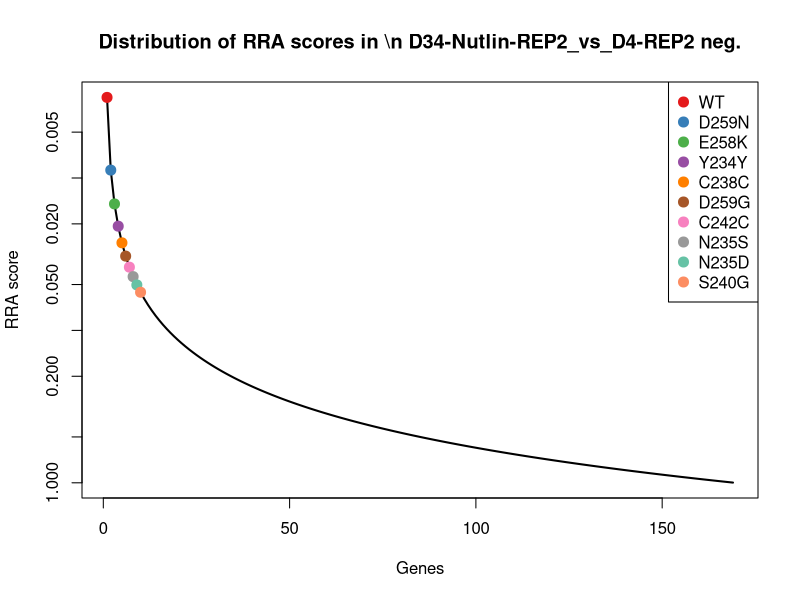
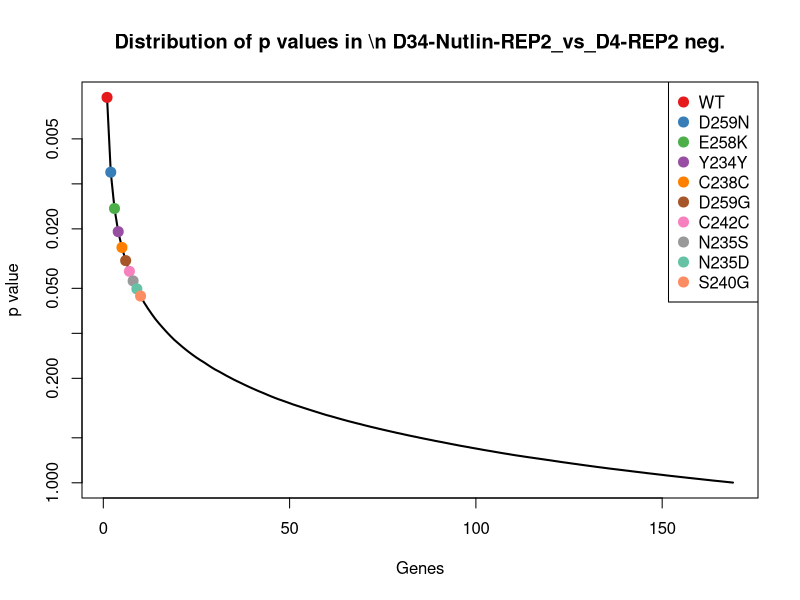
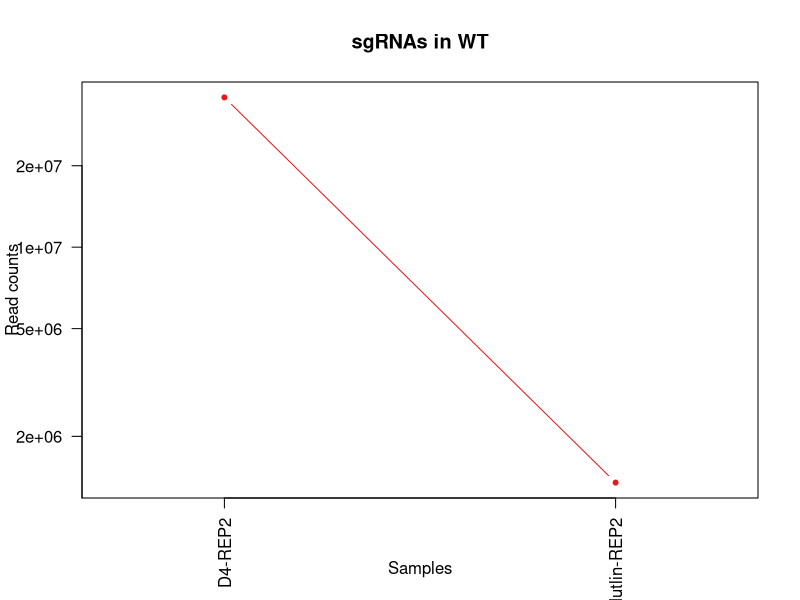
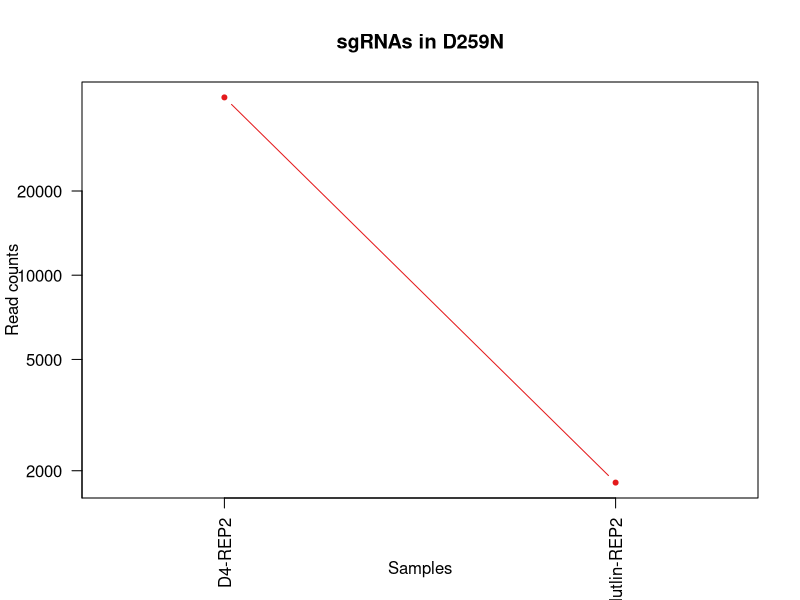
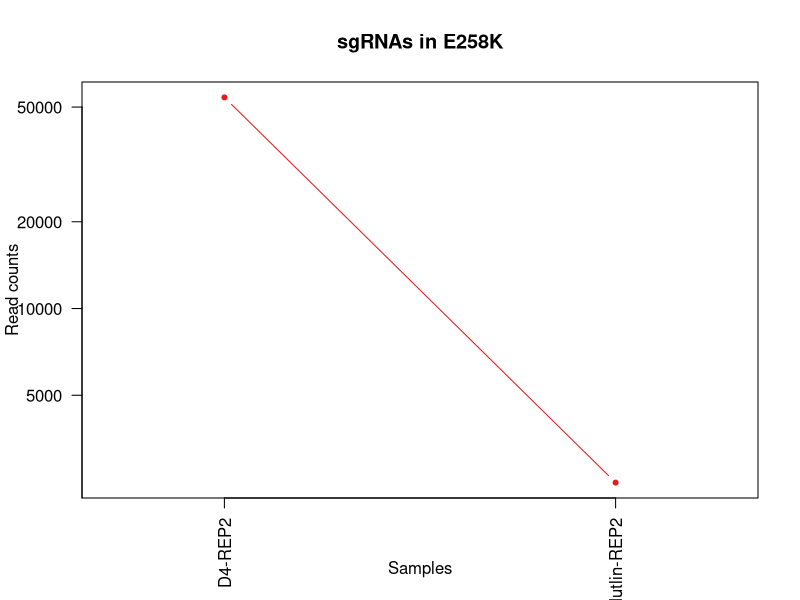
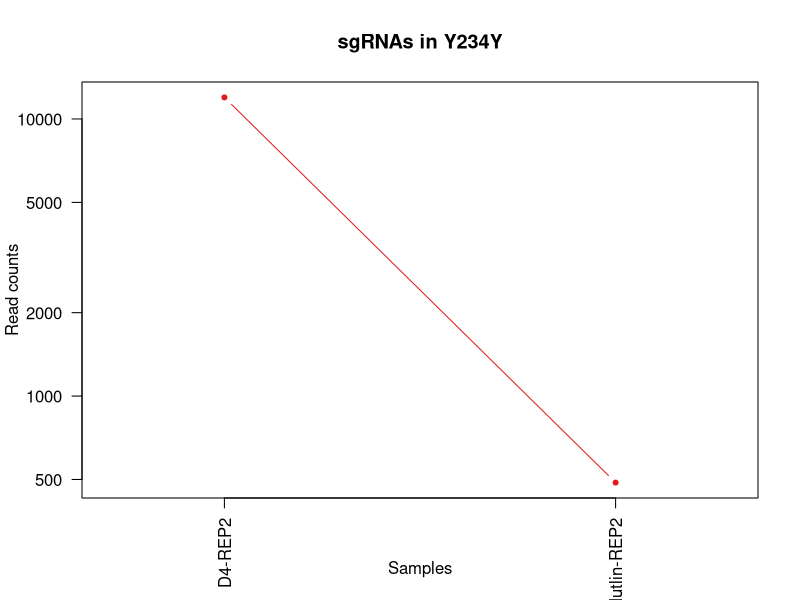
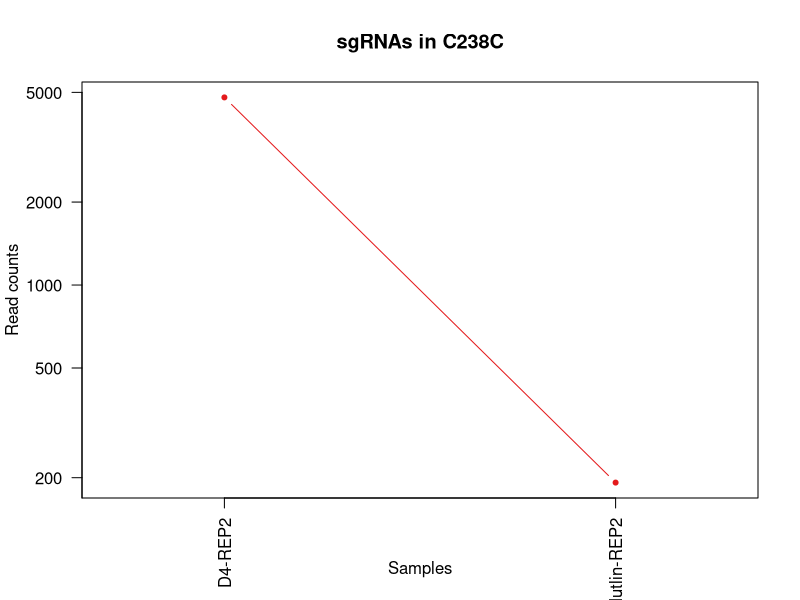
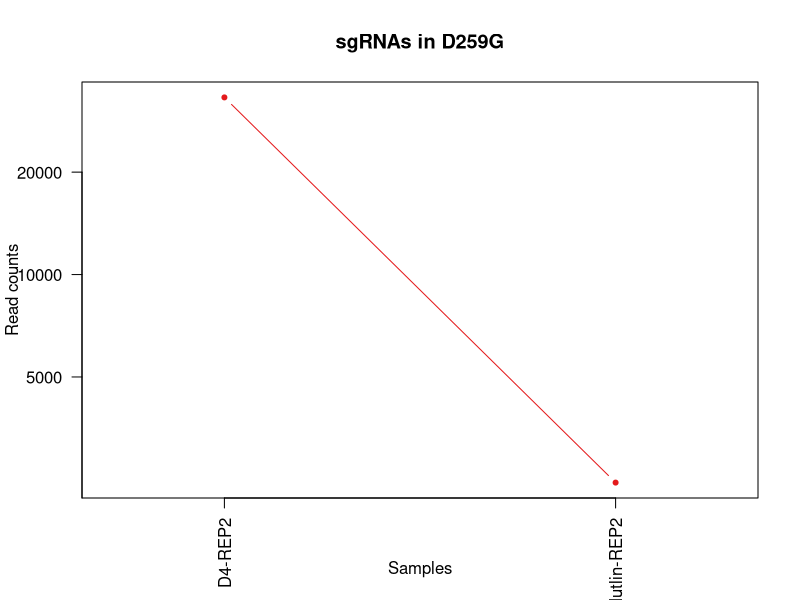

R code for these plots, in order: (Note: this script raises an error after producing the figures.)
pdf(file='amp2_D34_NUT_D4_endogenous.pdf',width=4.5,height=4.5);
gstable=read.table('amp2_D34_NUT_D4_endogenous.gene_summary.txt',header=T)
# 
#
# parameters
# Do not modify the variables beginning with "__"

# gstablename='__GENE_SUMMARY_FILE__'
startindex=3
# outputfile='__OUTPUT_FILE__'
targetgenelist=c("WT","D259N","E258K","Y234Y","C238C","D259G","C242C","N235S","N235D","S240G")
# samplelabel=sub('.\\w+.\\w+$','',colnames(gstable)[startindex]);
samplelabel='D34-Nutlin-REP2_vs_D4-REP2 neg.'


# You need to write some codes in front of this code:
# gstable=read.table(gstablename,header=T)
# pdf(file=outputfile,width=6,height=6)


# set up color using RColorBrewer
#library(RColorBrewer)
#colors <- brewer.pal(length(targetgenelist), "Set1")

colors=c( "#E41A1C", "#377EB8", "#4DAF4A", "#984EA3", "#FF7F00",  "#A65628", "#F781BF",
          "#999999", "#66C2A5", "#FC8D62", "#8DA0CB", "#E78AC3", "#A6D854", "#FFD92F", "#E5C494", "#B3B3B3", 
          "#8DD3C7", "#FFFFB3", "#BEBADA", "#FB8072", "#80B1D3", "#FDB462", "#B3DE69", "#FCCDE5",
          "#D9D9D9", "#BC80BD", "#CCEBC5", "#FFED6F")

######
# function definition

plotrankedvalues<-function(val, tglist, ...){
  
  plot(val,log='y',ylim=c(max(val),min(val)),type='l',lwd=2, ...)
  if(length(tglist)>0){
    for(i in 1:length(tglist)){
      targetgene=tglist[i];
      tx=which(names(val)==targetgene);ty=val[targetgene];
      points(tx,ty,col=colors[(i %% length(colors)) ],cex=2,pch=20)
      # text(tx+50,ty,targetgene,col=colors[i])
    }
    legend('topright',tglist,pch=20,pt.cex = 2,cex=1,col=colors)
  }
}



plotrandvalues<-function(val,targetgenelist, ...){
  # choose the one with the best distance distribution
  
  mindiffvalue=0;
  randval=val;
  for(i in 1:20){
    randval0=sample(val)
    vindex=sort(which(names(randval0) %in% targetgenelist))
    if(max(vindex)>0.9*length(val)){
      # print('pass...')
      next;
    }
    mindiffind=min(diff(vindex));
    if (mindiffind > mindiffvalue){
      mindiffvalue=mindiffind;
      randval=randval0;
      # print(paste('Diff: ',mindiffvalue))
    }
  }
  plot(randval,log='y',ylim=c(max(randval),min(randval)),pch=20,col='grey', ...)
  
  if(length(targetgenelist)>0){
    for(i in 1:length(targetgenelist)){
      targetgene=targetgenelist[i];
      tx=which(names(randval)==targetgene);ty=randval[targetgene];
      points(tx,ty,col=colors[(i %% length(colors)) ],cex=2,pch=20)
      text(tx+50,ty,targetgene,col=colors[i])
    }
  }
  
}




# set.seed(1235)



pvec=gstable[,startindex]
names(pvec)=gstable[,'id']
pvec=sort(pvec);

plotrankedvalues(pvec,targetgenelist,xlab='Genes',ylab='RRA score',main=paste('Distribution of RRA scores in \\n',samplelabel))

# plotrandvalues(pvec,targetgenelist,xlab='Genes',ylab='RRA score',main=paste('Distribution of RRA scores in \\n',samplelabel))


pvec=gstable[,startindex+1]
names(pvec)=gstable[,'id']
pvec=sort(pvec);

plotrankedvalues(pvec,targetgenelist,xlab='Genes',ylab='p value',main=paste('Distribution of p values in \\n',samplelabel))

# plotrandvalues(pvec,targetgenelist,xlab='Genes',ylab='p value',main=paste('Distribution of p values in \\n',samplelabel))



# you need to write after this code:
# dev.off()






# parameters
# Do not modify the variables beginning with "__"
targetmat=list(c(35768412.32396026,1349002.1049511402))
targetgene="WT"
collabel=c("D4-REP2","D34-Nutlin-REP2")

# set up color using RColorBrewer
#library(RColorBrewer)
#colors <- brewer.pal(length(targetgenelist), "Set1")

colors=c( "#E41A1C", "#377EB8", "#4DAF4A", "#984EA3", "#FF7F00",  "#A65628", "#F781BF",
          "#999999", "#66C2A5", "#FC8D62", "#8DA0CB", "#E78AC3", "#A6D854", "#FFD92F", "#E5C494", "#B3B3B3", 
          "#8DD3C7", "#FFFFB3", "#BEBADA", "#FB8072", "#80B1D3", "#FDB462", "#B3DE69", "#FCCDE5",
          "#D9D9D9", "#BC80BD", "#CCEBC5", "#FFED6F")


## code

targetmatvec=unlist(targetmat)+1
yrange=range(targetmatvec[targetmatvec>0]);
# yrange[1]=1; # set the minimum value to 1
for(i in 1:length(targetmat)){
  vali=targetmat[[i]]+1;
  if(i==1){
    plot(1:length(vali),vali,type='b',las=1,pch=20,main=paste('sgRNAs in',targetgene),ylab='Read counts',xlab='Samples',xlim=c(0.7,length(vali)+0.3),ylim = yrange,col=colors[(i %% length(colors))],xaxt='n',log='y')
    axis(1,at=1:length(vali),labels=(collabel),las=2)
    # lines(0:100,rep(1,101),col='black');
  }else{
    lines(1:length(vali),vali,type='b',pch=20,col=colors[(i %% length(colors))])
  }
}




# parameters
# Do not modify the variables beginning with "__"
targetmat=list(c(43217.15108540878,1813.0829407027904))
targetgene="D259N"
collabel=c("D4-REP2","D34-Nutlin-REP2")

# set up color using RColorBrewer
#library(RColorBrewer)
#colors <- brewer.pal(length(targetgenelist), "Set1")

colors=c( "#E41A1C", "#377EB8", "#4DAF4A", "#984EA3", "#FF7F00",  "#A65628", "#F781BF",
          "#999999", "#66C2A5", "#FC8D62", "#8DA0CB", "#E78AC3", "#A6D854", "#FFD92F", "#E5C494", "#B3B3B3", 
          "#8DD3C7", "#FFFFB3", "#BEBADA", "#FB8072", "#80B1D3", "#FDB462", "#B3DE69", "#FCCDE5",
          "#D9D9D9", "#BC80BD", "#CCEBC5", "#FFED6F")


## code

targetmatvec=unlist(targetmat)+1
yrange=range(targetmatvec[targetmatvec>0]);
# yrange[1]=1; # set the minimum value to 1
for(i in 1:length(targetmat)){
  vali=targetmat[[i]]+1;
  if(i==1){
    plot(1:length(vali),vali,type='b',las=1,pch=20,main=paste('sgRNAs in',targetgene),ylab='Read counts',xlab='Samples',xlim=c(0.7,length(vali)+0.3),ylim = yrange,col=colors[(i %% length(colors))],xaxt='n',log='y')
    axis(1,at=1:length(vali),labels=(collabel),las=2)
    # lines(0:100,rep(1,101),col='black');
  }else{
    lines(1:length(vali),vali,type='b',pch=20,col=colors[(i %% length(colors))])
  }
}




# parameters
# Do not modify the variables beginning with "__"
targetmat=list(c(54015.283346857694,2487.709761557983))
targetgene="E258K"
collabel=c("D4-REP2","D34-Nutlin-REP2")

# set up color using RColorBrewer
#library(RColorBrewer)
#colors <- brewer.pal(length(targetgenelist), "Set1")

colors=c( "#E41A1C", "#377EB8", "#4DAF4A", "#984EA3", "#FF7F00",  "#A65628", "#F781BF",
          "#999999", "#66C2A5", "#FC8D62", "#8DA0CB", "#E78AC3", "#A6D854", "#FFD92F", "#E5C494", "#B3B3B3", 
          "#8DD3C7", "#FFFFB3", "#BEBADA", "#FB8072", "#80B1D3", "#FDB462", "#B3DE69", "#FCCDE5",
          "#D9D9D9", "#BC80BD", "#CCEBC5", "#FFED6F")


## code

targetmatvec=unlist(targetmat)+1
yrange=range(targetmatvec[targetmatvec>0]);
# yrange[1]=1; # set the minimum value to 1
for(i in 1:length(targetmat)){
  vali=targetmat[[i]]+1;
  if(i==1){
    plot(1:length(vali),vali,type='b',las=1,pch=20,main=paste('sgRNAs in',targetgene),ylab='Read counts',xlab='Samples',xlim=c(0.7,length(vali)+0.3),ylim = yrange,col=colors[(i %% length(colors))],xaxt='n',log='y')
    axis(1,at=1:length(vali),labels=(collabel),las=2)
    # lines(0:100,rep(1,101),col='black');
  }else{
    lines(1:length(vali),vali,type='b',pch=20,col=colors[(i %% length(colors))])
  }
}




# parameters
# Do not modify the variables beginning with "__"
targetmat=list(c(11960.839687624688,486.2545672756814))
targetgene="Y234Y"
collabel=c("D4-REP2","D34-Nutlin-REP2")

# set up color using RColorBrewer
#library(RColorBrewer)
#colors <- brewer.pal(length(targetgenelist), "Set1")

colors=c( "#E41A1C", "#377EB8", "#4DAF4A", "#984EA3", "#FF7F00",  "#A65628", "#F781BF",
          "#999999", "#66C2A5", "#FC8D62", "#8DA0CB", "#E78AC3", "#A6D854", "#FFD92F", "#E5C494", "#B3B3B3", 
          "#8DD3C7", "#FFFFB3", "#BEBADA", "#FB8072", "#80B1D3", "#FDB462", "#B3DE69", "#FCCDE5",
          "#D9D9D9", "#BC80BD", "#CCEBC5", "#FFED6F")


## code

targetmatvec=unlist(targetmat)+1
yrange=range(targetmatvec[targetmatvec>0]);
# yrange[1]=1; # set the minimum value to 1
for(i in 1:length(targetmat)){
  vali=targetmat[[i]]+1;
  if(i==1){
    plot(1:length(vali),vali,type='b',las=1,pch=20,main=paste('sgRNAs in',targetgene),ylab='Read counts',xlab='Samples',xlim=c(0.7,length(vali)+0.3),ylim = yrange,col=colors[(i %% length(colors))],xaxt='n',log='y')
    axis(1,at=1:length(vali),labels=(collabel),las=2)
    # lines(0:100,rep(1,101),col='black');
  }else{
    lines(1:length(vali),vali,type='b',pch=20,col=colors[(i %% length(colors))])
  }
}




# parameters
# Do not modify the variables beginning with "__"
targetmat=list(c(4793.090378023434,190.98853487922614))
targetgene="C238C"
collabel=c("D4-REP2","D34-Nutlin-REP2")

# set up color using RColorBrewer
#library(RColorBrewer)
#colors <- brewer.pal(length(targetgenelist), "Set1")

colors=c( "#E41A1C", "#377EB8", "#4DAF4A", "#984EA3", "#FF7F00",  "#A65628", "#F781BF",
          "#999999", "#66C2A5", "#FC8D62", "#8DA0CB", "#E78AC3", "#A6D854", "#FFD92F", "#E5C494", "#B3B3B3", 
          "#8DD3C7", "#FFFFB3", "#BEBADA", "#FB8072", "#80B1D3", "#FDB462", "#B3DE69", "#FCCDE5",
          "#D9D9D9", "#BC80BD", "#CCEBC5", "#FFED6F")


## code

targetmatvec=unlist(targetmat)+1
yrange=range(targetmatvec[targetmatvec>0]);
# yrange[1]=1; # set the minimum value to 1
for(i in 1:length(targetmat)){
  vali=targetmat[[i]]+1;
  if(i==1){
    plot(1:length(vali),vali,type='b',las=1,pch=20,main=paste('sgRNAs in',targetgene),ylab='Read counts',xlab='Samples',xlim=c(0.7,length(vali)+0.3),ylim = yrange,col=colors[(i %% length(colors))],xaxt='n',log='y')
    axis(1,at=1:length(vali),labels=(collabel),las=2)
    # lines(0:100,rep(1,101),col='black');
  }else{
    lines(1:length(vali),vali,type='b',pch=20,col=colors[(i %% length(colors))])
  }
}




# parameters
# Do not modify the variables beginning with "__"
targetmat=list(c(33168.62314107084,2445.10175181976))
targetgene="D259G"
collabel=c("D4-REP2","D34-Nutlin-REP2")

# set up color using RColorBrewer
#library(RColorBrewer)
#colors <- brewer.pal(length(targetgenelist), "Set1")

colors=c( "#E41A1C", "#377EB8", "#4DAF4A", "#984EA3", "#FF7F00",  "#A65628", "#F781BF",
          "#999999", "#66C2A5", "#FC8D62", "#8DA0CB", "#E78AC3", "#A6D854", "#FFD92F", "#E5C494", "#B3B3B3", 
          "#8DD3C7", "#FFFFB3", "#BEBADA", "#FB8072", "#80B1D3", "#FDB462", "#B3DE69", "#FCCDE5",
          "#D9D9D9", "#BC80BD", "#CCEBC5", "#FFED6F")


## code

targetmatvec=unlist(targetmat)+1
yrange=range(targetmatvec[targetmatvec>0]);
# yrange[1]=1; # set the minimum value to 1
for(i in 1:length(targetmat)){
  vali=targetmat[[i]]+1;
  if(i==1){
    plot(1:length(vali),vali,type='b',las=1,pch=20,main=paste('sgRNAs in',targetgene),ylab='Read counts',xlab='Samples',xlim=c(0.7,length(vali)+0.3),ylim = yrange,col=colors[(i %% length(colors))],xaxt='n',log='y')
    axis(1,at=1:length(vali),labels=(collabel),las=2)
    # lines(0:100,rep(1,101),col='black');
  }else{
    lines(1:length(vali),vali,type='b',pch=20,col=colors[(i %% length(colors))])
  }
}




# parameters
# Do not modify the variables beginning with "__"
targetmat=list(c(5777.971962548797,303.11487629560156))
targetgene="C242C"
collabel=c("D4-REP2","D34-Nutlin-REP2")

# set up color using RColorBrewer
#library(RColorBrewer)
#colors <- brewer.pal(length(targetgenelist), "Set1")

colors=c( "#E41A1C", "#377EB8", "#4DAF4A", "#984EA3", "#FF7F00",  "#A65628", "#F781BF",
          "#999999", "#66C2A5", "#FC8D62", "#8DA0CB", "#E78AC3", "#A6D854", "#FFD92F", "#E5C494", "#B3B3B3", 
          "#8DD3C7", "#FFFFB3", "#BEBADA", "#FB8072", "#80B1D3", "#FDB462", "#B3DE69", "#FCCDE5",
          "#D9D9D9", "#BC80BD", "#CCEBC5", "#FFED6F")


## code

targetmatvec=unlist(targetmat)+1
yrange=range(targetmatvec[targetmatvec>0]);
# yrange[1]=1; # set the minimum value to 1
for(i in 1:length(targetmat)){
  vali=targetmat[[i]]+1;
  if(i==1){
    plot(1:length(vali),vali,type='b',las=1,pch=20,main=paste('sgRNAs in',targetgene),ylab='Read counts',xlab='Samples',xlim=c(0.7,length(vali)+0.3),ylim = yrange,col=colors[(i %% length(colors))],xaxt='n',log='y')
    axis(1,at=1:length(vali),labels=(collabel),las=2)
    # lines(0:100,rep(1,101),col='black');
  }else{
    lines(1:length(vali),vali,type='b',pch=20,col=colors[(i %% length(colors))])
  }
}




# parameters
# Do not modify the variables beginning with "__"
targetmat=list(c(5124.120021711125,303.11487629560156))
targetgene="N235S"
collabel=c("D4-REP2","D34-Nutlin-REP2")

# set up color using RColorBrewer
#library(RColorBrewer)
#colors <- brewer.pal(length(targetgenelist), "Set1")

colors=c( "#E41A1C", "#377EB8", "#4DAF4A", "#984EA3", "#FF7F00",  "#A65628", "#F781BF",
          "#999999", "#66C2A5", "#FC8D62", "#8DA0CB", "#E78AC3", "#A6D854", "#FFD92F", "#E5C494", "#B3B3B3", 
          "#8DD3C7", "#FFFFB3", "#BEBADA", "#FB8072", "#80B1D3", "#FDB462", "#B3DE69", "#FCCDE5",
          "#D9D9D9", "#BC80BD", "#CCEBC5", "#FFED6F")


## code

targetmatvec=unlist(targetmat)+1
yrange=range(targetmatvec[targetmatvec>0]);
# yrange[1]=1; # set the minimum value to 1
for(i in 1:length(targetmat)){
  vali=targetmat[[i]]+1;
  if(i==1){
    plot(1:length(vali),vali,type='b',las=1,pch=20,main=paste('sgRNAs in',targetgene),ylab='Read counts',xlab='Samples',xlim=c(0.7,length(vali)+0.3),ylim = yrange,col=colors[(i %% length(colors))],xaxt='n',log='y')
    axis(1,at=1:length(vali),labels=(collabel),las=2)
    # lines(0:100,rep(1,101),col='black');
  }else{
    lines(1:length(vali),vali,type='b',pch=20,col=colors[(i %% length(colors))])
  }
}




# parameters
# Do not modify the variables beginning with "__"
targetmat=list(c(4650.829704703104,292.64975109673986))
targetgene="N235D"
collabel=c("D4-REP2","D34-Nutlin-REP2")

# set up color using RColorBrewer
#library(RColorBrewer)
#colors <- brewer.pal(length(targetgenelist), "Set1")

colors=c( "#E41A1C", "#377EB8", "#4DAF4A", "#984EA3", "#FF7F00",  "#A65628", "#F781BF",
          "#999999", "#66C2A5", "#FC8D62", "#8DA0CB", "#E78AC3", "#A6D854", "#FFD92F", "#E5C494", "#B3B3B3", 
          "#8DD3C7", "#FFFFB3", "#BEBADA", "#FB8072", "#80B1D3", "#FDB462", "#B3DE69", "#FCCDE5",
          "#D9D9D9", "#BC80BD", "#CCEBC5", "#FFED6F")


## code

targetmatvec=unlist(targetmat)+1
yrange=range(targetmatvec[targetmatvec>0]);
# yrange[1]=1; # set the minimum value to 1
for(i in 1:length(targetmat)){
  vali=targetmat[[i]]+1;
  if(i==1){
    plot(1:length(vali),vali,type='b',las=1,pch=20,main=paste('sgRNAs in',targetgene),ylab='Read counts',xlab='Samples',xlim=c(0.7,length(vali)+0.3),ylim = yrange,col=colors[(i %% length(colors))],xaxt='n',log='y')
    axis(1,at=1:length(vali),labels=(collabel),las=2)
    # lines(0:100,rep(1,101),col='black');
  }else{
    lines(1:length(vali),vali,type='b',pch=20,col=colors[(i %% length(colors))])
  }
}




# parameters
# Do not modify the variables beginning with "__"
targetmat=list(c(3460.7644567349566,209.30250397723412))
targetgene="S240G"
collabel=c("D4-REP2","D34-Nutlin-REP2")

# set up color using RColorBrewer
#library(RColorBrewer)
#colors <- brewer.pal(length(targetgenelist), "Set1")

colors=c( "#E41A1C", "#377EB8", "#4DAF4A", "#984EA3", "#FF7F00",  "#A65628", "#F781BF",
          "#999999", "#66C2A5", "#FC8D62", "#8DA0CB", "#E78AC3", "#A6D854", "#FFD92F", "#E5C494", "#B3B3B3", 
          "#8DD3C7", "#FFFFB3", "#BEBADA", "#FB8072", "#80B1D3", "#FDB462", "#B3DE69", "#FCCDE5",
          "#D9D9D9", "#BC80BD", "#CCEBC5", "#FFED6F")


## code

targetmatvec=unlist(targetmat)+1
yrange=range(targetmatvec[targetmatvec>0]);
# yrange[1]=1; # set the minimum value to 1
for(i in 1:length(targetmat)){
  vali=targetmat[[i]]+1;
  if(i==1){
    plot(1:length(vali),vali,type='b',las=1,pch=20,main=paste('sgRNAs in',targetgene),ylab='Read counts',xlab='Samples',xlim=c(0.7,length(vali)+0.3),ylim = yrange,col=colors[(i %% length(colors))],xaxt='n',log='y')
    axis(1,at=1:length(vali),labels=(collabel),las=2)
    # lines(0:100,rep(1,101),col='black');
  }else{
    lines(1:length(vali),vali,type='b',pch=20,col=colors[(i %% length(colors))])
  }
}



# 
#
# parameters
# Do not modify the variables beginning with "__"

# gstablename='__GENE_SUMMARY_FILE__'
startindex=9
# outputfile='__OUTPUT_FILE__'
targetgenelist=c("N235YfsTer392","N239SfsTer391","L252IfsTer391","I255TfsTer90","N239_S240insR","N239VfsTer7","L252IfsTer390","I255SfsTer90","G244NfsTer390","R248G")
# samplelabel=sub('.\\w+.\\w+$','',colnames(gstable)[startindex]);
samplelabel='D34-Nutlin-REP2_vs_D4-REP2 pos.'


# You need to write some codes in front of this code:
# gstable=read.table(gstablename,header=T)
# pdf(file=outputfile,width=6,height=6)


# set up color using RColorBrewer
#library(RColorBrewer)
#colors <- brewer.pal(length(targetgenelist), "Set1")

colors=c( "#E41A1C", "#377EB8", "#4DAF4A", "#984EA3", "#FF7F00",  "#A65628", "#F781BF",
          "#999999", "#66C2A5", "#FC8D62", "#8DA0CB", "#E78AC3", "#A6D854", "#FFD92F", "#E5C494", "#B3B3B3", 
          "#8DD3C7", "#FFFFB3", "#BEBADA", "#FB8072", "#80B1D3", "#FDB462", "#B3DE69", "#FCCDE5",
          "#D9D9D9", "#BC80BD", "#CCEBC5", "#FFED6F")

######
# function definition

plotrankedvalues<-function(val, tglist, ...){
  
  plot(val,log='y',ylim=c(max(val),min(val)),type='l',lwd=2, ...)
  if(length(tglist)>0){
    for(i in 1:length(tglist)){
      targetgene=tglist[i];
      tx=which(names(val)==targetgene);ty=val[targetgene];
      points(tx,ty,col=colors[(i %% length(colors)) ],cex=2,pch=20)
      # text(tx+50,ty,targetgene,col=colors[i])
    }
    legend('topright',tglist,pch=20,pt.cex = 2,cex=1,col=colors)
  }
}



plotrandvalues<-function(val,targetgenelist, ...){
  # choose the one with the best distance distribution
  
  mindiffvalue=0;
  randval=val;
  for(i in 1:20){
    randval0=sample(val)
    vindex=sort(which(names(randval0) %in% targetgenelist))
    if(max(vindex)>0.9*length(val)){
      # print('pass...')
      next;
    }
    mindiffind=min(diff(vindex));
    if (mindiffind > mindiffvalue){
      mindiffvalue=mindiffind;
      randval=randval0;
      # print(paste('Diff: ',mindiffvalue))
    }
  }
  plot(randval,log='y',ylim=c(max(randval),min(randval)),pch=20,col='grey', ...)
  
  if(length(targetgenelist)>0){
    for(i in 1:length(targetgenelist)){
      targetgene=targetgenelist[i];
      tx=which(names(randval)==targetgene);ty=randval[targetgene];
      points(tx,ty,col=colors[(i %% length(colors)) ],cex=2,pch=20)
      text(tx+50,ty,targetgene,col=colors[i])
    }
  }
  
}




# set.seed(1235)



pvec=gstable[,startindex]
names(pvec)=gstable[,'id']
pvec=sort(pvec);

plotrankedvalues(pvec,targetgenelist,xlab='Genes',ylab='RRA score',main=paste('Distribution of RRA scores in \\n',samplelabel))

# plotrandvalues(pvec,targetgenelist,xlab='Genes',ylab='RRA score',main=paste('Distribution of RRA scores in \\n',samplelabel))


pvec=gstable[,startindex+1]
names(pvec)=gstable[,'id']
pvec=sort(pvec);

plotrankedvalues(pvec,targetgenelist,xlab='Genes',ylab='p value',main=paste('Distribution of p values in \\n',samplelabel))

# plotrandvalues(pvec,targetgenelist,xlab='Genes',ylab='p value',main=paste('Distribution of p values in \\n',samplelabel))



# you need to write after this code:
# dev.off()






# parameters
# Do not modify the variables beginning with "__"
targetmat=list(c(0.0,144.6429804271243))
targetgene="N235YfsTer392"
collabel=c("D4-REP2","D34-Nutlin-REP2")

# set up color using RColorBrewer
#library(RColorBrewer)
#colors <- brewer.pal(length(targetgenelist), "Set1")

colors=c( "#E41A1C", "#377EB8", "#4DAF4A", "#984EA3", "#FF7F00",  "#A65628", "#F781BF",
          "#999999", "#66C2A5", "#FC8D62", "#8DA0CB", "#E78AC3", "#A6D854", "#FFD92F", "#E5C494", "#B3B3B3", 
          "#8DD3C7", "#FFFFB3", "#BEBADA", "#FB8072", "#80B1D3", "#FDB462", "#B3DE69", "#FCCDE5",
          "#D9D9D9", "#BC80BD", "#CCEBC5", "#FFED6F")


## code

targetmatvec=unlist(targetmat)+1
yrange=range(targetmatvec[targetmatvec>0]);
# yrange[1]=1; # set the minimum value to 1
for(i in 1:length(targetmat)){
  vali=targetmat[[i]]+1;
  if(i==1){
    plot(1:length(vali),vali,type='b',las=1,pch=20,main=paste('sgRNAs in',targetgene),ylab='Read counts',xlab='Samples',xlim=c(0.7,length(vali)+0.3),ylim = yrange,col=colors[(i %% length(colors))],xaxt='n',log='y')
    axis(1,at=1:length(vali),labels=(collabel),las=2)
    # lines(0:100,rep(1,101),col='black');
  }else{
    lines(1:length(vali),vali,type='b',pch=20,col=colors[(i %% length(colors))])
  }
}




# parameters
# Do not modify the variables beginning with "__"
targetmat=list(c(0.0,107.6412877597204))
targetgene="N239SfsTer391"
collabel=c("D4-REP2","D34-Nutlin-REP2")

# set up color using RColorBrewer
#library(RColorBrewer)
#colors <- brewer.pal(length(targetgenelist), "Set1")

colors=c( "#E41A1C", "#377EB8", "#4DAF4A", "#984EA3", "#FF7F00",  "#A65628", "#F781BF",
          "#999999", "#66C2A5", "#FC8D62", "#8DA0CB", "#E78AC3", "#A6D854", "#FFD92F", "#E5C494", "#B3B3B3", 
          "#8DD3C7", "#FFFFB3", "#BEBADA", "#FB8072", "#80B1D3", "#FDB462", "#B3DE69", "#FCCDE5",
          "#D9D9D9", "#BC80BD", "#CCEBC5", "#FFED6F")


## code

targetmatvec=unlist(targetmat)+1
yrange=range(targetmatvec[targetmatvec>0]);
# yrange[1]=1; # set the minimum value to 1
for(i in 1:length(targetmat)){
  vali=targetmat[[i]]+1;
  if(i==1){
    plot(1:length(vali),vali,type='b',las=1,pch=20,main=paste('sgRNAs in',targetgene),ylab='Read counts',xlab='Samples',xlim=c(0.7,length(vali)+0.3),ylim = yrange,col=colors[(i %% length(colors))],xaxt='n',log='y')
    axis(1,at=1:length(vali),labels=(collabel),las=2)
    # lines(0:100,rep(1,101),col='black');
  }else{
    lines(1:length(vali),vali,type='b',pch=20,col=colors[(i %% length(colors))])
  }
}




# parameters
# Do not modify the variables beginning with "__"
targetmat=list(c(2.7357821792371197,96.42865361808286))
targetgene="L252IfsTer391"
collabel=c("D4-REP2","D34-Nutlin-REP2")

# set up color using RColorBrewer
#library(RColorBrewer)
#colors <- brewer.pal(length(targetgenelist), "Set1")

colors=c( "#E41A1C", "#377EB8", "#4DAF4A", "#984EA3", "#FF7F00",  "#A65628", "#F781BF",
          "#999999", "#66C2A5", "#FC8D62", "#8DA0CB", "#E78AC3", "#A6D854", "#FFD92F", "#E5C494", "#B3B3B3", 
          "#8DD3C7", "#FFFFB3", "#BEBADA", "#FB8072", "#80B1D3", "#FDB462", "#B3DE69", "#FCCDE5",
          "#D9D9D9", "#BC80BD", "#CCEBC5", "#FFED6F")


## code

targetmatvec=unlist(targetmat)+1
yrange=range(targetmatvec[targetmatvec>0]);
# yrange[1]=1; # set the minimum value to 1
for(i in 1:length(targetmat)){
  vali=targetmat[[i]]+1;
  if(i==1){
    plot(1:length(vali),vali,type='b',las=1,pch=20,main=paste('sgRNAs in',targetgene),ylab='Read counts',xlab='Samples',xlim=c(0.7,length(vali)+0.3),ylim = yrange,col=colors[(i %% length(colors))],xaxt='n',log='y')
    axis(1,at=1:length(vali),labels=(collabel),las=2)
    # lines(0:100,rep(1,101),col='black');
  }else{
    lines(1:length(vali),vali,type='b',pch=20,col=colors[(i %% length(colors))])
  }
}




# parameters
# Do not modify the variables beginning with "__"
targetmat=list(c(0.0,86.33728289060907))
targetgene="I255TfsTer90"
collabel=c("D4-REP2","D34-Nutlin-REP2")

# set up color using RColorBrewer
#library(RColorBrewer)
#colors <- brewer.pal(length(targetgenelist), "Set1")

colors=c( "#E41A1C", "#377EB8", "#4DAF4A", "#984EA3", "#FF7F00",  "#A65628", "#F781BF",
          "#999999", "#66C2A5", "#FC8D62", "#8DA0CB", "#E78AC3", "#A6D854", "#FFD92F", "#E5C494", "#B3B3B3", 
          "#8DD3C7", "#FFFFB3", "#BEBADA", "#FB8072", "#80B1D3", "#FDB462", "#B3DE69", "#FCCDE5",
          "#D9D9D9", "#BC80BD", "#CCEBC5", "#FFED6F")


## code

targetmatvec=unlist(targetmat)+1
yrange=range(targetmatvec[targetmatvec>0]);
# yrange[1]=1; # set the minimum value to 1
for(i in 1:length(targetmat)){
  vali=targetmat[[i]]+1;
  if(i==1){
    plot(1:length(vali),vali,type='b',las=1,pch=20,main=paste('sgRNAs in',targetgene),ylab='Read counts',xlab='Samples',xlim=c(0.7,length(vali)+0.3),ylim = yrange,col=colors[(i %% length(colors))],xaxt='n',log='y')
    axis(1,at=1:length(vali),labels=(collabel),las=2)
    # lines(0:100,rep(1,101),col='black');
  }else{
    lines(1:length(vali),vali,type='b',pch=20,col=colors[(i %% length(colors))])
  }
}




# parameters
# Do not modify the variables beginning with "__"
targetmat=list(c(2.7357821792371197,74.75089427758361))
targetgene="N239_S240insR"
collabel=c("D4-REP2","D34-Nutlin-REP2")

# set up color using RColorBrewer
#library(RColorBrewer)
#colors <- brewer.pal(length(targetgenelist), "Set1")

colors=c( "#E41A1C", "#377EB8", "#4DAF4A", "#984EA3", "#FF7F00",  "#A65628", "#F781BF",
          "#999999", "#66C2A5", "#FC8D62", "#8DA0CB", "#E78AC3", "#A6D854", "#FFD92F", "#E5C494", "#B3B3B3", 
          "#8DD3C7", "#FFFFB3", "#BEBADA", "#FB8072", "#80B1D3", "#FDB462", "#B3DE69", "#FCCDE5",
          "#D9D9D9", "#BC80BD", "#CCEBC5", "#FFED6F")


## code

targetmatvec=unlist(targetmat)+1
yrange=range(targetmatvec[targetmatvec>0]);
# yrange[1]=1; # set the minimum value to 1
for(i in 1:length(targetmat)){
  vali=targetmat[[i]]+1;
  if(i==1){
    plot(1:length(vali),vali,type='b',las=1,pch=20,main=paste('sgRNAs in',targetgene),ylab='Read counts',xlab='Samples',xlim=c(0.7,length(vali)+0.3),ylim = yrange,col=colors[(i %% length(colors))],xaxt='n',log='y')
    axis(1,at=1:length(vali),labels=(collabel),las=2)
    # lines(0:100,rep(1,101),col='black');
  }else{
    lines(1:length(vali),vali,type='b',pch=20,col=colors[(i %% length(colors))])
  }
}




# parameters
# Do not modify the variables beginning with "__"
targetmat=list(c(0.0,52.69938046569645))
targetgene="N239VfsTer7"
collabel=c("D4-REP2","D34-Nutlin-REP2")

# set up color using RColorBrewer
#library(RColorBrewer)
#colors <- brewer.pal(length(targetgenelist), "Set1")

colors=c( "#E41A1C", "#377EB8", "#4DAF4A", "#984EA3", "#FF7F00",  "#A65628", "#F781BF",
          "#999999", "#66C2A5", "#FC8D62", "#8DA0CB", "#E78AC3", "#A6D854", "#FFD92F", "#E5C494", "#B3B3B3", 
          "#8DD3C7", "#FFFFB3", "#BEBADA", "#FB8072", "#80B1D3", "#FDB462", "#B3DE69", "#FCCDE5",
          "#D9D9D9", "#BC80BD", "#CCEBC5", "#FFED6F")


## code

targetmatvec=unlist(targetmat)+1
yrange=range(targetmatvec[targetmatvec>0]);
# yrange[1]=1; # set the minimum value to 1
for(i in 1:length(targetmat)){
  vali=targetmat[[i]]+1;
  if(i==1){
    plot(1:length(vali),vali,type='b',las=1,pch=20,main=paste('sgRNAs in',targetgene),ylab='Read counts',xlab='Samples',xlim=c(0.7,length(vali)+0.3),ylim = yrange,col=colors[(i %% length(colors))],xaxt='n',log='y')
    axis(1,at=1:length(vali),labels=(collabel),las=2)
    # lines(0:100,rep(1,101),col='black');
  }else{
    lines(1:length(vali),vali,type='b',pch=20,col=colors[(i %% length(colors))])
  }
}




# parameters
# Do not modify the variables beginning with "__"
targetmat=list(c(134.05332678261885,2694.0222297641135))
targetgene="L252IfsTer390"
collabel=c("D4-REP2","D34-Nutlin-REP2")

# set up color using RColorBrewer
#library(RColorBrewer)
#colors <- brewer.pal(length(targetgenelist), "Set1")

colors=c( "#E41A1C", "#377EB8", "#4DAF4A", "#984EA3", "#FF7F00",  "#A65628", "#F781BF",
          "#999999", "#66C2A5", "#FC8D62", "#8DA0CB", "#E78AC3", "#A6D854", "#FFD92F", "#E5C494", "#B3B3B3", 
          "#8DD3C7", "#FFFFB3", "#BEBADA", "#FB8072", "#80B1D3", "#FDB462", "#B3DE69", "#FCCDE5",
          "#D9D9D9", "#BC80BD", "#CCEBC5", "#FFED6F")


## code

targetmatvec=unlist(targetmat)+1
yrange=range(targetmatvec[targetmatvec>0]);
# yrange[1]=1; # set the minimum value to 1
for(i in 1:length(targetmat)){
  vali=targetmat[[i]]+1;
  if(i==1){
    plot(1:length(vali),vali,type='b',las=1,pch=20,main=paste('sgRNAs in',targetgene),ylab='Read counts',xlab='Samples',xlim=c(0.7,length(vali)+0.3),ylim = yrange,col=colors[(i %% length(colors))],xaxt='n',log='y')
    axis(1,at=1:length(vali),labels=(collabel),las=2)
    # lines(0:100,rep(1,101),col='black');
  }else{
    lines(1:length(vali),vali,type='b',pch=20,col=colors[(i %% length(colors))])
  }
}




# parameters
# Do not modify the variables beginning with "__"
targetmat=list(c(27.357821792371197,365.90562748877176))
targetgene="I255SfsTer90"
collabel=c("D4-REP2","D34-Nutlin-REP2")

# set up color using RColorBrewer
#library(RColorBrewer)
#colors <- brewer.pal(length(targetgenelist), "Set1")

colors=c( "#E41A1C", "#377EB8", "#4DAF4A", "#984EA3", "#FF7F00",  "#A65628", "#F781BF",
          "#999999", "#66C2A5", "#FC8D62", "#8DA0CB", "#E78AC3", "#A6D854", "#FFD92F", "#E5C494", "#B3B3B3", 
          "#8DD3C7", "#FFFFB3", "#BEBADA", "#FB8072", "#80B1D3", "#FDB462", "#B3DE69", "#FCCDE5",
          "#D9D9D9", "#BC80BD", "#CCEBC5", "#FFED6F")


## code

targetmatvec=unlist(targetmat)+1
yrange=range(targetmatvec[targetmatvec>0]);
# yrange[1]=1; # set the minimum value to 1
for(i in 1:length(targetmat)){
  vali=targetmat[[i]]+1;
  if(i==1){
    plot(1:length(vali),vali,type='b',las=1,pch=20,main=paste('sgRNAs in',targetgene),ylab='Read counts',xlab='Samples',xlim=c(0.7,length(vali)+0.3),ylim = yrange,col=colors[(i %% length(colors))],xaxt='n',log='y')
    axis(1,at=1:length(vali),labels=(collabel),las=2)
    # lines(0:100,rep(1,101),col='black');
  }else{
    lines(1:length(vali),vali,type='b',pch=20,col=colors[(i %% length(colors))])
  }
}




# parameters
# Do not modify the variables beginning with "__"
targetmat=list(c(1149.0285152795902,31697.742963937944))
targetgene="G244NfsTer390"
collabel=c("D4-REP2","D34-Nutlin-REP2")

# set up color using RColorBrewer
#library(RColorBrewer)
#colors <- brewer.pal(length(targetgenelist), "Set1")

colors=c( "#E41A1C", "#377EB8", "#4DAF4A", "#984EA3", "#FF7F00",  "#A65628", "#F781BF",
          "#999999", "#66C2A5", "#FC8D62", "#8DA0CB", "#E78AC3", "#A6D854", "#FFD92F", "#E5C494", "#B3B3B3", 
          "#8DD3C7", "#FFFFB3", "#BEBADA", "#FB8072", "#80B1D3", "#FDB462", "#B3DE69", "#FCCDE5",
          "#D9D9D9", "#BC80BD", "#CCEBC5", "#FFED6F")


## code

targetmatvec=unlist(targetmat)+1
yrange=range(targetmatvec[targetmatvec>0]);
# yrange[1]=1; # set the minimum value to 1
for(i in 1:length(targetmat)){
  vali=targetmat[[i]]+1;
  if(i==1){
    plot(1:length(vali),vali,type='b',las=1,pch=20,main=paste('sgRNAs in',targetgene),ylab='Read counts',xlab='Samples',xlim=c(0.7,length(vali)+0.3),ylim = yrange,col=colors[(i %% length(colors))],xaxt='n',log='y')
    axis(1,at=1:length(vali),labels=(collabel),las=2)
    # lines(0:100,rep(1,101),col='black');
  }else{
    lines(1:length(vali),vali,type='b',pch=20,col=colors[(i %% length(colors))])
  }
}




# parameters
# Do not modify the variables beginning with "__"
targetmat=list(c(1034.1256637516312,27680.6299054606))
targetgene="R248G"
collabel=c("D4-REP2","D34-Nutlin-REP2")

# set up color using RColorBrewer
#library(RColorBrewer)
#colors <- brewer.pal(length(targetgenelist), "Set1")

colors=c( "#E41A1C", "#377EB8", "#4DAF4A", "#984EA3", "#FF7F00",  "#A65628", "#F781BF",
          "#999999", "#66C2A5", "#FC8D62", "#8DA0CB", "#E78AC3", "#A6D854", "#FFD92F", "#E5C494", "#B3B3B3", 
          "#8DD3C7", "#FFFFB3", "#BEBADA", "#FB8072", "#80B1D3", "#FDB462", "#B3DE69", "#FCCDE5",
          "#D9D9D9", "#BC80BD", "#CCEBC5", "#FFED6F")


## code

targetmatvec=unlist(targetmat)+1
yrange=range(targetmatvec[targetmatvec>0]);
# yrange[1]=1; # set the minimum value to 1
for(i in 1:length(targetmat)){
  vali=targetmat[[i]]+1;
  if(i==1){
    plot(1:length(vali),vali,type='b',las=1,pch=20,main=paste('sgRNAs in',targetgene),ylab='Read counts',xlab='Samples',xlim=c(0.7,length(vali)+0.3),ylim = yrange,col=colors[(i %% length(colors))],xaxt='n',log='y')
    axis(1,at=1:length(vali),labels=(collabel),las=2)
    # lines(0:100,rep(1,101),col='black');
  }else{
    lines(1:length(vali),vali,type='b',pch=20,col=colors[(i %% length(colors))])
  }
}



dev.off()
Sweave("amp2_D34_NUT_D4_endogenous_summary.Rnw");
library(tools);

texi2dvi("amp2_D34_NUT_D4_endogenous_summary.tex",pdf=TRUE);
